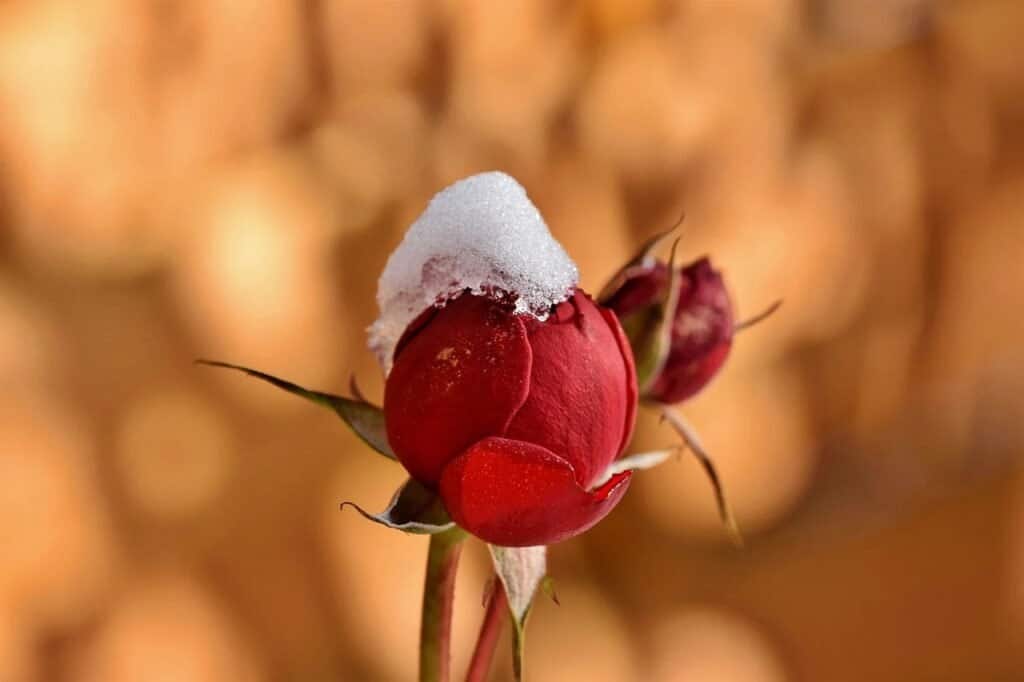
#> input picture test.jpg, 1024 x 682 px
$ python thersholding.py
#> lines starting #> are read from the running program, lines starting #| are printed output that depends on the picture; after the words box and inside, x2 and y2 are one past the last pixel; in counts of white or black regions, pixels touching at a corner belong together
#!/usr/bin/env python3
# coding: UTF-8

# import opencv
import cv2

# Read image
src = cv2.imread("test.jpg", cv2.IMREAD_GRAYSCALE);
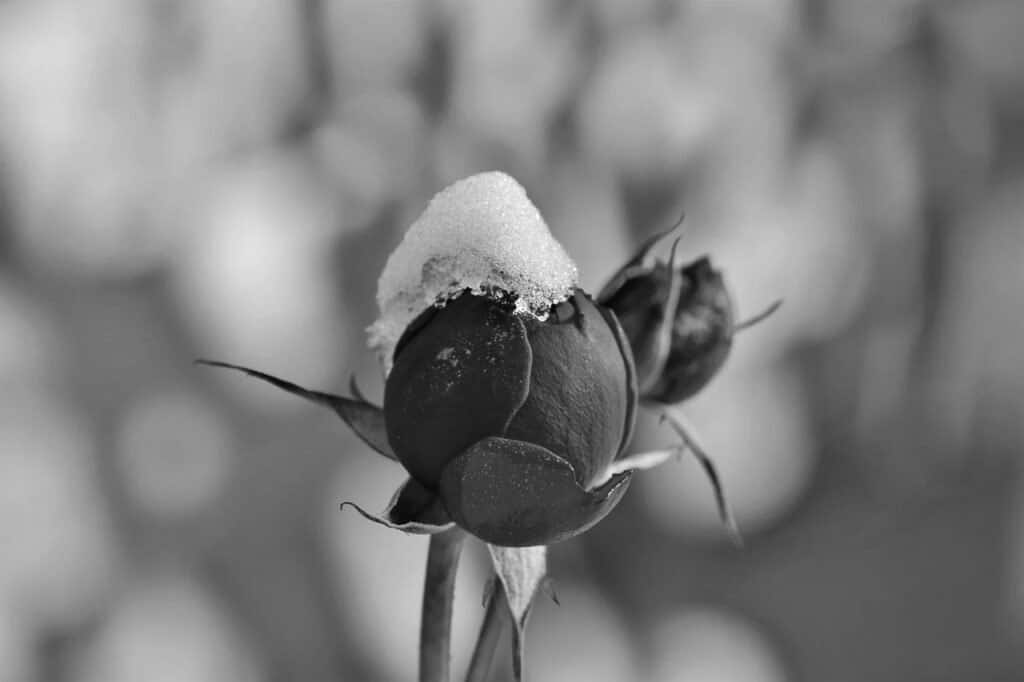
#> src: shape (682, 1024); min 0, max 255, mean 127

# Basic threhold example
th, dst = cv2.threshold(src, 0, 255, cv2.THRESH_BINARY);
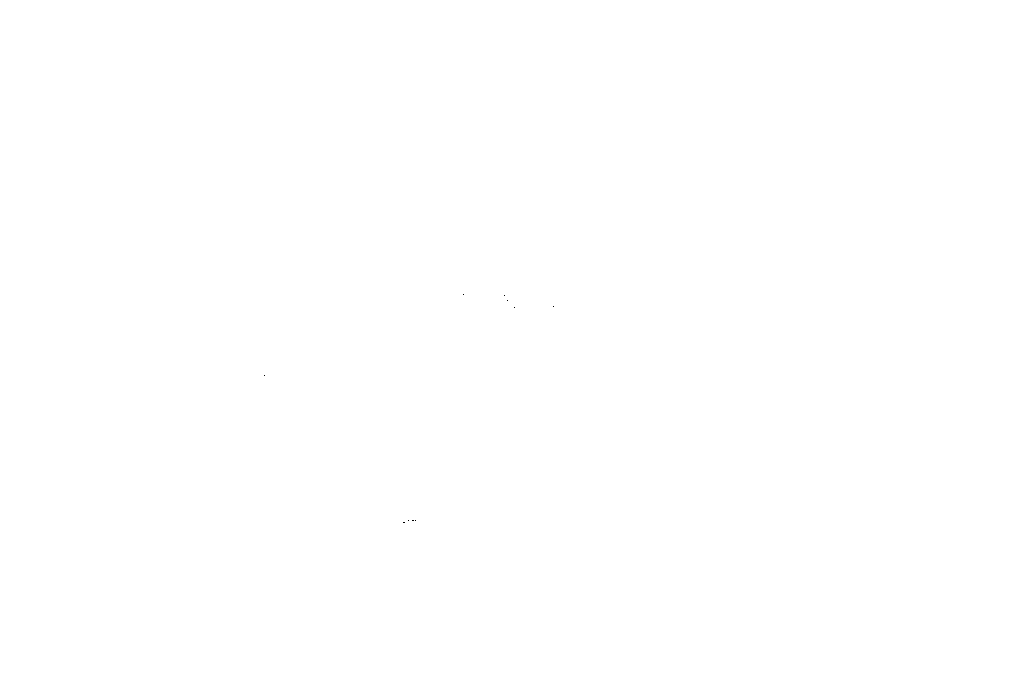
#> dst: shape (682, 1024); 100% white; black in thin lines or dots, all inside (x1, y1, x2, y2) = (264, 294, 554, 523)
cv2.imwrite('opencv-threshold-example.jpg', dst);

# Thresholding with maxValue set to 128
th, dst = cv2.threshold(src, 0, 128, cv2.THRESH_BINARY);
cv2.imwrite('opencv-thresh-binary-maxval.jpg', dst);

# Thresholding with threshold value set 127
th, dst = cv2.threshold(src,127,255, cv2.THRESH_BINARY);
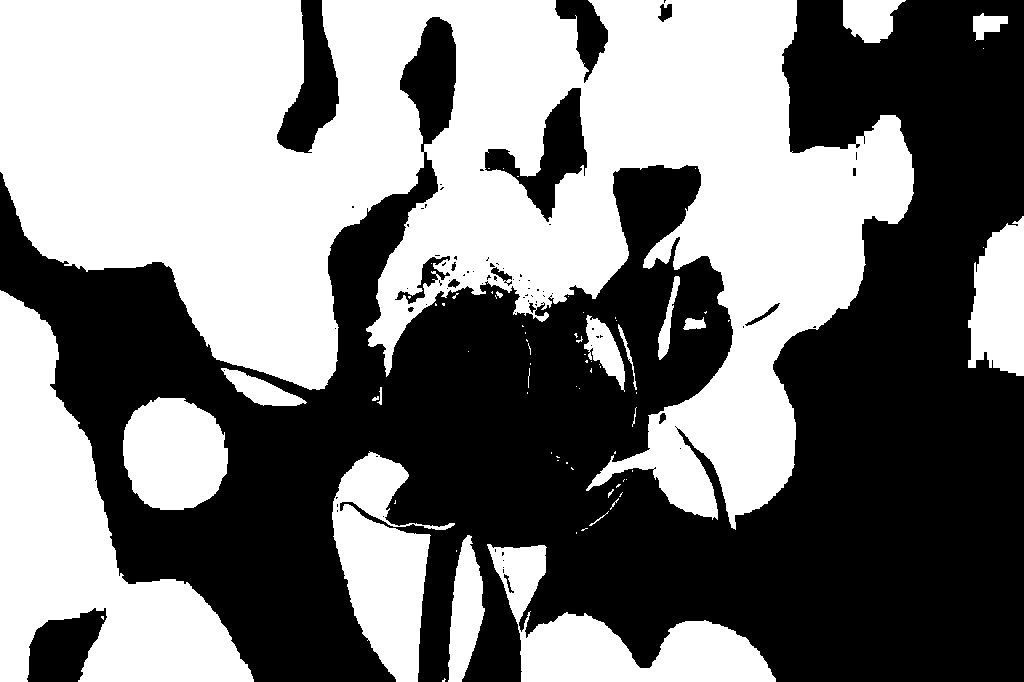
#> dst: shape (682, 1024); 49% white; 76 white regions (54 under 20 px), largest, box (x1, y1, x2, y2) and area: (0, 0, 914, 530) 245126, (0, 290, 254, 682) 41805, (487, 544, 776, 682) 14962
cv2.imwrite("opencv-thresh-binary.jpg", dst);

# Thresholding using THRESH_BINARY_INV
th, dst = cv2.threshold(src,127,255, cv2.THRESH_BINARY_INV);
cv2.imwrite("opencv-thresh-binary-inv.jpg", dst);

# Thresholding using THRESH_TRUNC
th, dst = cv2.threshold(src,127,255, cv2.THRESH_TRUNC);
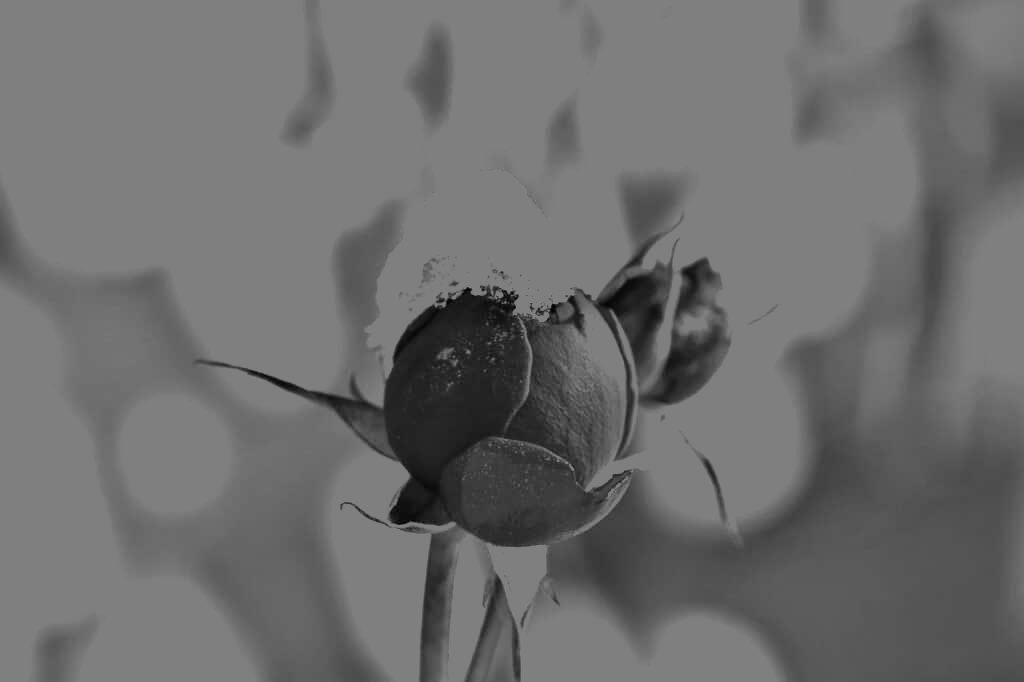
#> dst: shape (682, 1024); min 0, max 127, mean 109.2
cv2.imwrite("opencv-thresh-trunc.jpg", dst);

# Thresholding using THRESH_TOZERO
th, dst = cv2.threshold(src,127,255, cv2.THRESH_TOZERO);
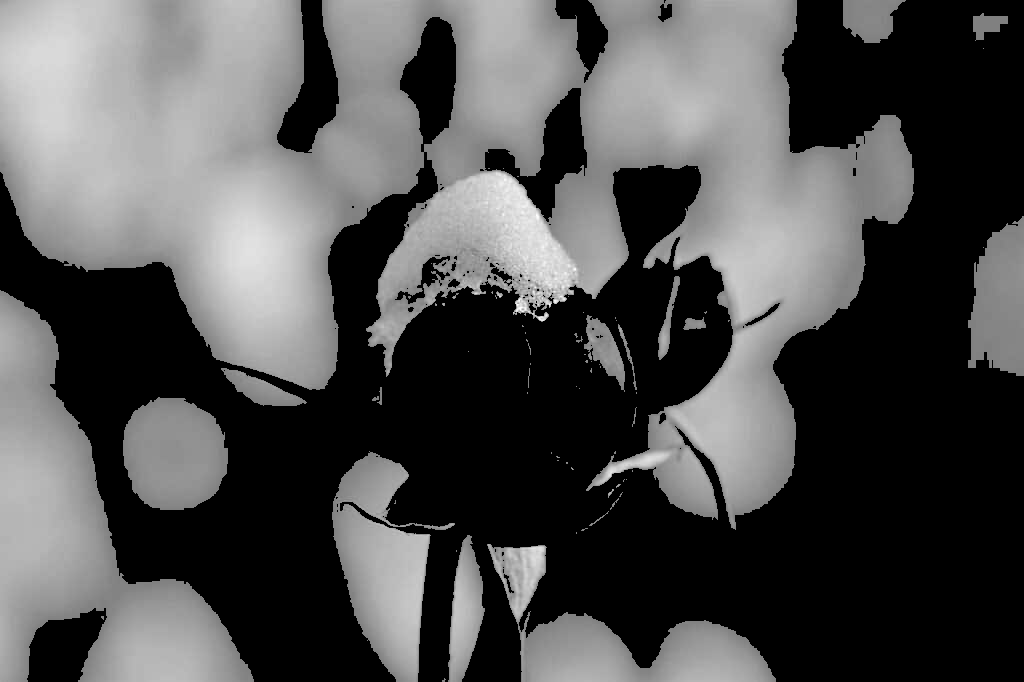
#> dst: shape (682, 1024); min 0, max 255, mean 80
cv2.imwrite("opencv-thresh-tozero.jpg", dst);

# Thresholding using THRESH_TOZERO_INV
th, dst = cv2.threshold(src,127,255, cv2.THRESH_TOZERO_INV);
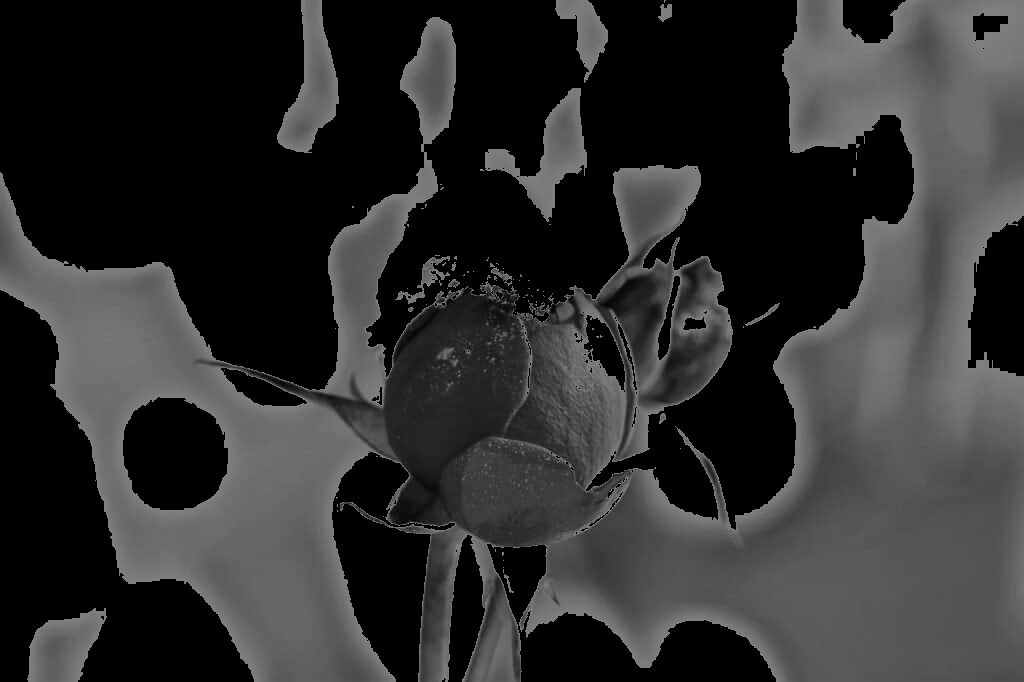
#> dst: shape (682, 1024); min 0, max 127, mean 46.9
cv2.imwrite("opencv-thresh-to-zero-inv.jpg", dst);
